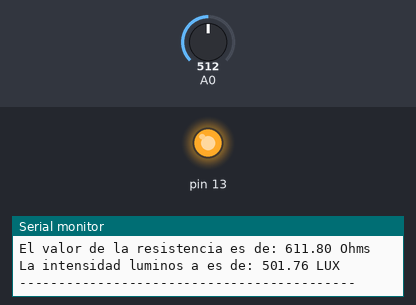
Recording of a sketch running on a simulated Arduino Uno, built with avr-gcc and run on an emulated ATmega328P. On the bench: output pins drawn as LEDs (lit = HIGH), the last lines printed to the serial monitor. Inputs (shaded band) come from the test bench; at power-on: A0 = 512.

Above: at 5.8 s.
5.9 s: A0 set to 776
8.0 s: A0 set to 795
At 9.5 s:
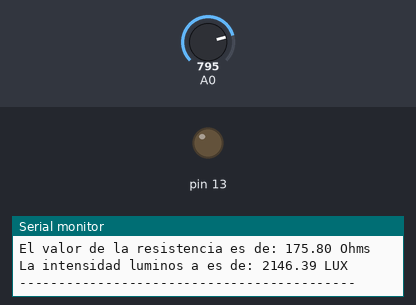
12.4 s: A0 set to 716
At 13.2 s:
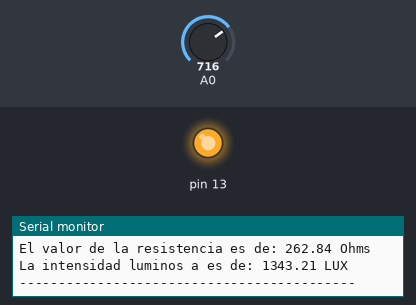
Timing chart, 0 to 15.1 s (numbered marks = the images above; inputs shaded):
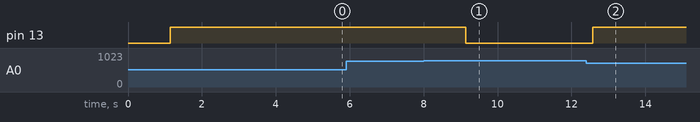

The sketch:

fotoresistor.ino
```cpp
void setup() {
  pinMode(A0, INPUT);
  pinMode(13, OUTPUT);
  Serial.begin(9600);
}

void loop()
{
  float rl=0, il=0, vana=0;
  delay(1000);
  vana=analogRead(A0);
  Serial.print("La lectura analogica es de: ");
  Serial.print(vana );
  Serial.println(" bits");
  Serial.print("");
  vana=vana*(5.0/1023.0);
  rl=613*((5/vana)-1);
  il=pow((rl/126951),-1.1655);

  Serial.print("el voltaje es de: ");
  Serial.print(vana );
  Serial.println(" V");
  Serial.print("");
  Serial.print("El valor de la resistencia es de: ");
  Serial.print(rl );
  Serial.println(" Ohms");
  Serial.print("");
  Serial.print("La intensidad luminos a es de: ");
  Serial.print(il );
  Serial.println(" LUX");
  Serial.print("-------------------------------------------");
  Serial.println("");

  if(il<=2000)
  {
    digitalWrite(13,HIGH);
  }
  else
  {
    digitalWrite(13, LOW);
  }
}
```

Measured:
- the behaviour switches between 784 and 785 on A0 (found by bisection; images 0 and 1)
- after the input at 8.0 s, pin 13: HIGH → LOW after 1.1 s
- after the input at 12.4 s, pin 13: LOW → HIGH after 0.18 s
